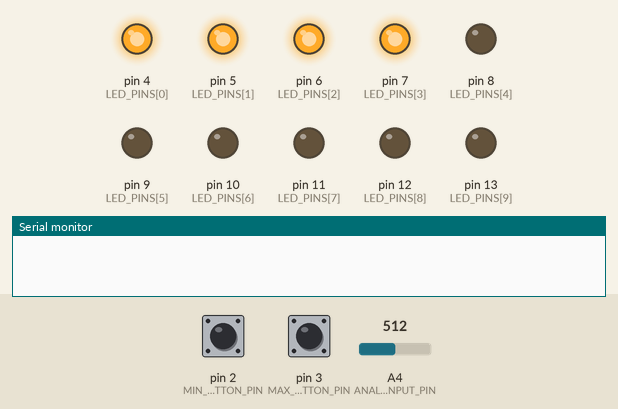
A sketch run on a simulated Arduino Uno, built with avr-gcc and run on an emulated ATmega328P. On the bench: output pins drawn as LEDs (lit = HIGH), the last lines printed to the serial monitor. Dashed ring = blinking. The test bench sets the inputs (shaded band); at power-on: pin 2 (MIN_VALUE_BUTTON_PIN) HIGH, pin 3 (MAX_VALUE_BUTTON_PIN) HIGH, A4 (ANALOG_INPUT_PIN) = 512.

Above: at 1.2 s.
1.3 s: pin 2 (MIN_VALUE_BUTTON_PIN) pulled LOW for 1 s
At 3.5 s:
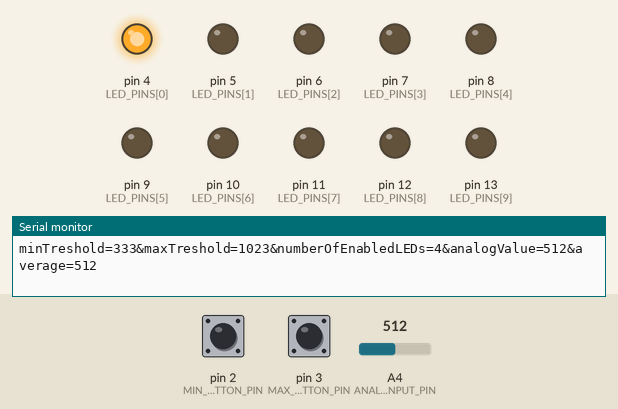
4.3 s: pin 3 (MAX_VALUE_BUTTON_PIN) pulled LOW for 3.2 s
At 4.68 s:
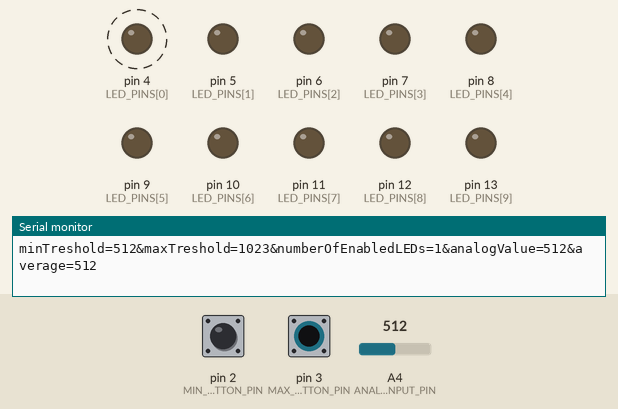
9.0 s: pin 3 (MAX_VALUE_BUTTON_PIN) pulled LOW for 0.15 s
At 11.6 s:
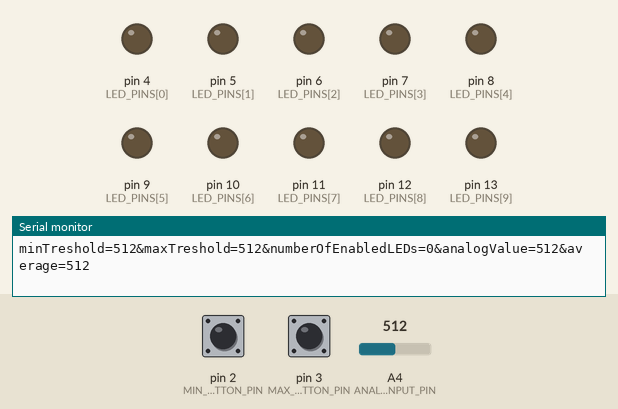
12.0 s: pin 3 (MAX_VALUE_BUTTON_PIN) pulled LOW for 1 s
At 13.92 s:
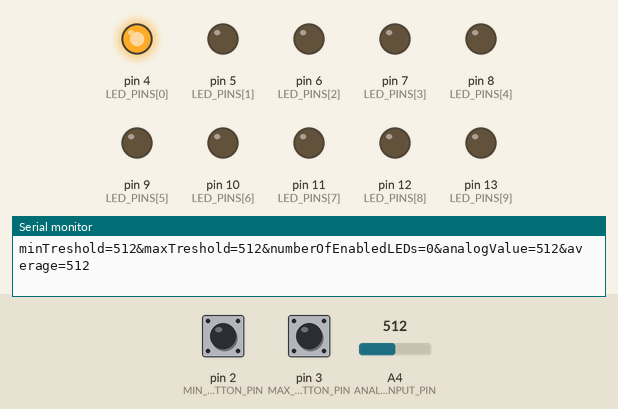
15.0 s: pin 2 (MIN_VALUE_BUTTON_PIN) pulsed LOW 2 times (0.12 s each, 0.3 s apart)
At 17.5 s:
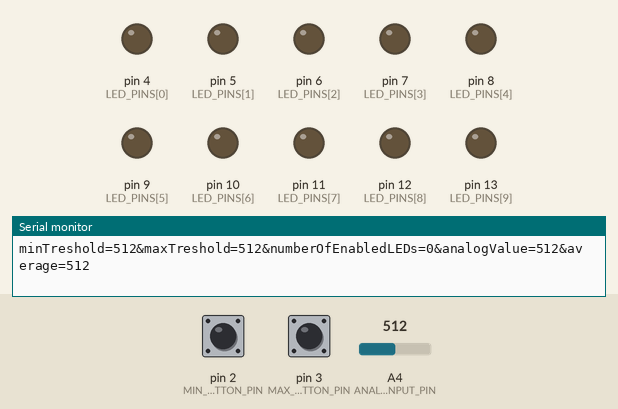
18.6 s: pin 2 (MIN_VALUE_BUTTON_PIN) pulled LOW for 1 s
At 20.64 s:
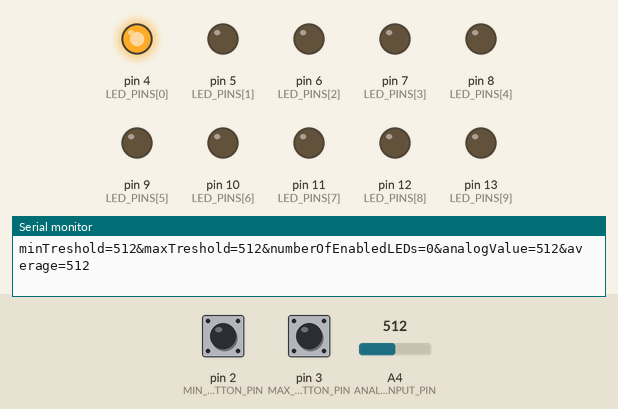
Timing chart, 0 to 22.4 s (numbered marks = the images above; inputs shaded):
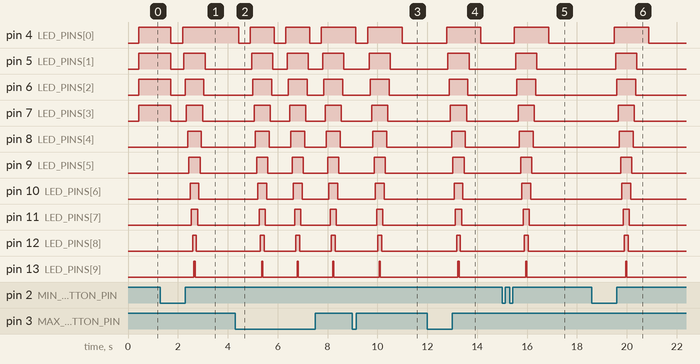

Measured:
- after the input at 1.3 s, pin 4 (LED_PINS[0]): HIGH → LOW after 0.42 s, → HIGH 0.47 s later; pin 5 (LED_PINS[1]): HIGH → LOW after 0.42 s, → HIGH 0.52 s later, → LOW 0.85 s later
- after the input at 4.3 s, pin 4 (LED_PINS[0]): alternates HIGH for 0.95 s and LOW for 0.47 s, starting after 0.13 s; pin 5 (LED_PINS[1]): alternates HIGH for 0.85 s and LOW for 0.57 s, starting after 0.65 s
- after the input at 9.0 s, pin 5 (LED_PINS[1]): LOW → HIGH after 0.67 s, → LOW 0.85 s later; pin 6 (LED_PINS[2]): LOW → HIGH after 0.72 s, → LOW 0.75 s later; pin 7 (LED_PINS[3]): LOW → HIGH after 0.77 s, → LOW 0.65 s later; pin 8 (LED_PINS[4]): LOW → HIGH after 0.82 s, → LOW 0.55 s later; pin 9 (LED_PINS[5]): LOW → HIGH after 0.87 s, → LOW 0.45 s later
- after the input at 12.0 s, pin 4 (LED_PINS[0]): LOW → HIGH after 0.78 s, → LOW 1.4 s later; pin 5 (LED_PINS[1]): LOW → HIGH after 0.83 s, → LOW 0.85 s later; pin 6 (LED_PINS[2]): LOW → HIGH after 0.88 s, → LOW 0.75 s later; pin 7 (LED_PINS[3]): LOW → HIGH after 0.93 s, → LOW 0.65 s later; pin 8 (LED_PINS[4]): LOW → HIGH after 0.98 s, → LOW 0.55 s later
- after the input at 15.0 s, pin 4 (LED_PINS[0]): LOW → HIGH after 0.49 s, → LOW 1.4 s later; pin 5 (LED_PINS[1]): LOW → HIGH after 0.54 s, → LOW 0.85 s later; pin 6 (LED_PINS[2]): LOW → HIGH after 0.59 s, → LOW 0.75 s later; pin 7 (LED_PINS[3]): LOW → HIGH after 0.64 s, → LOW 0.65 s later; pin 8 (LED_PINS[4]): LOW → HIGH after 0.69 s, → LOW 0.55 s later
- after the input at 18.6 s, pin 4 (LED_PINS[0]): LOW → HIGH after 0.90 s, → LOW 1.4 s later; pin 5 (LED_PINS[1]): LOW → HIGH after 0.95 s, → LOW 0.85 s later; pin 6 (LED_PINS[2]): LOW → HIGH after 1.0 s, → LOW 0.75 s later; pin 7 (LED_PINS[3]): LOW → HIGH after 1.0 s, → LOW 0.65 s later; pin 8 (LED_PINS[4]): LOW → HIGH after 1.1 s, → LOW 0.55 s later

The sketch:

analog_input.ino
```cpp
#define count(array) (sizeof(array) / sizeof(*array))

int LED_PINS[] = {4, 5, 6, 7, 8, 9, 10, 11, 12, 13};

#define ANALOG_INPUT_PIN A4
#define MIN_VALUE_BUTTON_PIN 2
#define MAX_VALUE_BUTTON_PIN 3

#define NUM_SAMPLES 200
#define SAMPLE_DELAY_MS 2

#define ANIMATION_DELAY_MS 50
#define CALIBRATION_MULTIPLIER 1

int minValue = 333;
int maxValue = 1023;

unsigned long sum = 0;

unsigned long now = 0;
unsigned long lastPrinted = 0;

void setup() {
  analogReference(EXTERNAL);

  Serial.begin(9600);

  pinMode(MIN_VALUE_BUTTON_PIN, INPUT_PULLUP);
  pinMode(MAX_VALUE_BUTTON_PIN, INPUT_PULLUP);

  for (int i = 0; i < count(LED_PINS); i++) {
    pinMode(LED_PINS[i], OUTPUT);
  }
}

void enableNrOfLEDs(int numberOfEnabledLEDs) {
  // Validate input
  if (numberOfEnabledLEDs < 0) {
    numberOfEnabledLEDs = 0;
  } else if (numberOfEnabledLEDs > count(LED_PINS)) {
    numberOfEnabledLEDs = count(LED_PINS);
  }

  // Disable all LEDs
  for (int i = 0; i < count(LED_PINS); i++) {
    digitalWrite(LED_PINS[i], LOW);
  }

  // Enable the requested number of LEDs
  if (numberOfEnabledLEDs > 0) {
    for (int i = 0; i < numberOfEnabledLEDs; i++) {
      digitalWrite(LED_PINS[i], HIGH);
    }
  }
}

void animateLEDFlow() {
  // Enable all of them in sequence
  for (int i = 0; i < count(LED_PINS); i++) {
    enableNrOfLEDs(i);
    delay(ANIMATION_DELAY_MS);
  }

  // Disable all of them in sequence
  for (int i = 0; i < count(LED_PINS); i++) {
    enableNrOfLEDs(10 - i);
    delay(ANIMATION_DELAY_MS);
  }
}

int readAverageAnalogValue(int multiplier) {
  sum = 0;

  for (int sampleCount = 0; sampleCount < (NUM_SAMPLES * multiplier); sampleCount++) {
    sum += analogRead(ANALOG_INPUT_PIN);
    delay(SAMPLE_DELAY_MS);
  }

  int average = sum / (NUM_SAMPLES * multiplier);
  return average;
}

void printMinMax() {
  Serial.print("minTreshold=");
  Serial.print(minValue);
  Serial.print("&maxTreshold=");
  Serial.println(maxValue);
}

int calculateNrOfLeds(int average) {
  int span = maxValue - minValue;
  int delta = average - minValue;
  float percentage = (float)delta / (float)span;

  float offset = 1.5;
  int numLeds = (percentage * (float)count(LED_PINS)) + offset;
  return numLeds;
}

void printEvery(unsigned long interval, String message) {
  if (lastPrinted + interval < now) {
    lastPrinted = now;
    Serial.println(message);
  }
}

void loop() {
  now = millis();

  // Handle millis() overflow every 50 days
  if (now < lastPrinted) {
    lastPrinted = 0;
  }

  if (digitalRead(MIN_VALUE_BUTTON_PIN) == LOW) {
    enableNrOfLEDs(0);
    minValue = readAverageAnalogValue(CALIBRATION_MULTIPLIER);
    //printMinMax();
    animateLEDFlow();
  } else if (digitalRead(MAX_VALUE_BUTTON_PIN) == LOW) {
    enableNrOfLEDs(0);
    maxValue = readAverageAnalogValue(CALIBRATION_MULTIPLIER);
    //printMinMax();
    animateLEDFlow();
  } else {
    int average = readAverageAnalogValue(1);
    int numberOfEnabledLEDs = calculateNrOfLeds(average);
    enableNrOfLEDs(numberOfEnabledLEDs);
    printEvery(1000, String("minTreshold=") + String(minValue)
                   + String("&")
                   + String("maxTreshold=") + String(maxValue)
                   + String("&")
                   + String("numberOfEnabledLEDs=")  + String(numberOfEnabledLEDs)
                   + String("&")
                   + String("analogValue=") + String(analogRead(ANALOG_INPUT_PIN))
                   + String("&")
                   + String("average=")  + String(average));
  }
}
```
